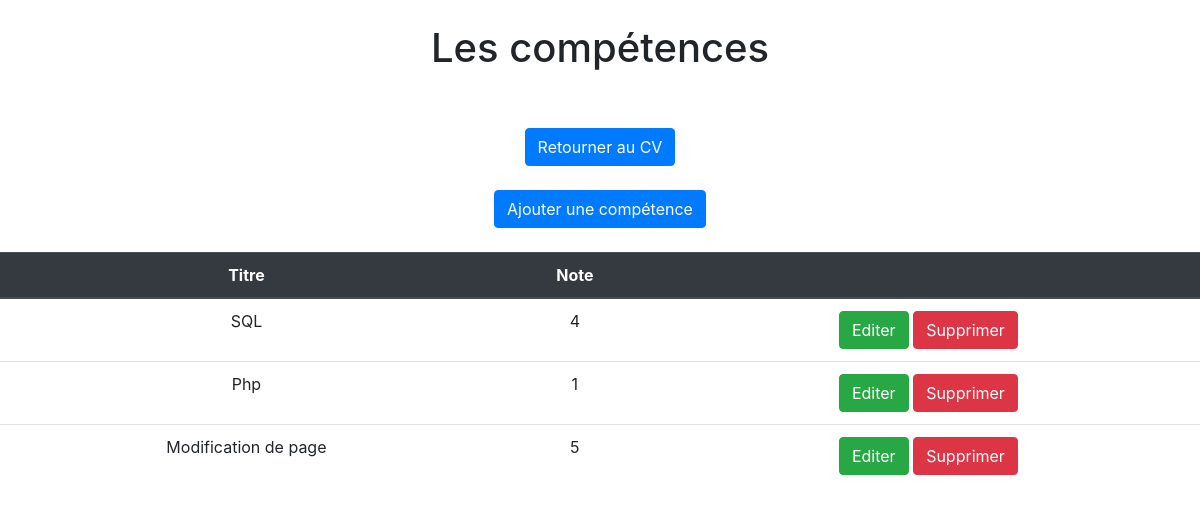
The app's page /competence/listeCompetence.php (signed in) with its own data.
### tables this page shows
CREATE TABLE IF NOT EXISTS `competence` (
  `titre` varchar(250) NOT NULL,
  `id` int(11) NOT NULL AUTO_INCREMENT,
  `note` int(11) NOT NULL,
  PRIMARY KEY (`id`),
  UNIQUE KEY `competence_id_uindex` (`id`)
);

### competence/listeCompetence.php (the view, shortened to what this page needs)
<?php
require_once('../connexionBDD.php');
?>
<div class="text-center">
    <br>
    <h1>Les compétences</h1><br>
    <br>
    <a href="../index.php"> <button class="btn btn-primary">Retourner au CV</button></a>
    <br>
    <br>
    <a href="addCompetence.php"> <button class="btn btn-primary">Ajouter une compétence</button></a>
    <br>
    <br>
</div>
<table class="text-center table">
    <thead class="thead-dark">
        <th>Titre</th>
        <th>Note</th>
        <th></th>
    </thead>
    <tbody>
        <?php
        $reponse = $pdo->query('SELECT * FROM competence');
        while ($data = $reponse->fetch()) {
        ?>
        <tr>
            <td><?php echo($data['titre']); ?></td>
            <td><?php echo($data['note']); ?></td>
            <td>
                <a title="Editer" href="editCompetence.php?id=<?php echo($data['id']); ?>">
                    <button class="btn btn-success">Editer</button>
                </a>
                <a title="Supprimer" href="deleteCompetence.php?id=<?php echo($data['id']); ?>">
                    <button class="btn btn-danger">Supprimer</button>
                </a>
            </td>
        </tr>
        <?php
        }
        ?>
</table>

### records on screen
competence: titre "SQL", note "4"
competence: titre "Php", note "1"
competence: titre "Modification de page", note "5"
